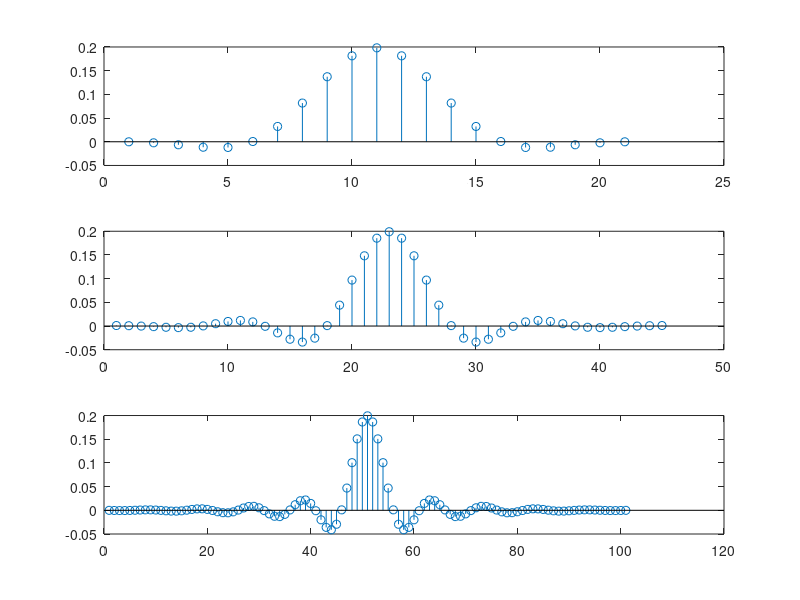

MATLAB code for this plot: (Note: this script raises an error after producing the figure.)
% 실습 - fir1 함수

b1 = fir1(20, 0.2);
b2 = fir1(44, 0.2);
b3 = fir1(100, 0.2);

figure,
subplot(311), stem(b1)
subplot(312), stem(b2)
subplot(313), stem(b3)

% 주파수 대역
fvtool(b1);
fvtool(b2);
fvtool(b3);

out1 = filter(b1,1,x); % 20차 Filtering, 1 넣어도 되고 안넣어도 됨
out2 = filter(b2,1,x); % 44차 Filtering
out3 = filter(b3,1,x); % 100차 Filtering

figure,
subplot(411), plot(x), grid, xlim([1 Q])
ylabel('Input')
subplot(412), plot(out1), grid, xlim([1 Q])
ylabel('20차 Input')
subplot(413), plot(out2), grid, xlim([1 Q])
ylabel('44차 Input')
subplot(414), plot(out3), grid, xlim([1 Q])
ylabel('100차 Input')

% 실습2 - fdesign 함수
% matlab에서 원하는 필터의 성능을 입력하면 가장 좋은 필터를 만들 수 있다.
% 알맞은 차수를 찾아준다.
% fdesign 파라미터
% Fpass : 통과시키고 싶은 주파수
% Fstop : 통과 하지 못하는 주파수
% Apass : Pass band에서 리플의 양
% Astop : Stop Band에서 감소량

load mtlb;

x = mtlb;

%fdesign.lowpass 함수
%Fp,Fst,Ap,Ast 인수를 입력하면 최적의 필터 object 변수로 출력
% 최적의 필터 길이(차수)까지 추천

% design 함수
% fdesign에서 만든 object의 임펄스 응답을 출력, 44차

f1 = fdesign.lowpass('Fp, Fst, Ap, Ast', 0.15, 0.25, 1, 60);

d1 = design(f1); % Execute design

% fvtool함수
% 필터 시각화 툴
% design된 인자를 입력하면 설계된 필터를 그려준다.

fvtool(d1,'Fs', Fs)

% Filter 함수
% 생성된 design object와 원복 데이터를 입력하면 필터가 적용된 데이터가 출력
% FIR / IIR 필터 모두 계산 가능
% FIR필터는 conv 함수로도 계산 가능

y = filter(d1, x); % d1 : 매트랩이 추천한 필터, x : 소리

figure,
subplot(211), plot(x), grid, xlim([1 Q])
ylabel('Input')
subplot(212), plot(y), grid, xlim([1 Q])
ylabel('Output')

% design된 필터의 계수값 그래프
% Sinc 함수 형태

figure,
h = d1.Numerator;
stem(h)

y2 = conv(x, h, 'same');

figure,
subplot(311), plot(x), grid, xlim([1 Q])
ylabel('Input')
subplot(312), plot(y), grid, xlim([1 Q])
ylabel('Output')
subplot(313), plot(y2), grid, xlim([1 Q])
ylabel('Output2')